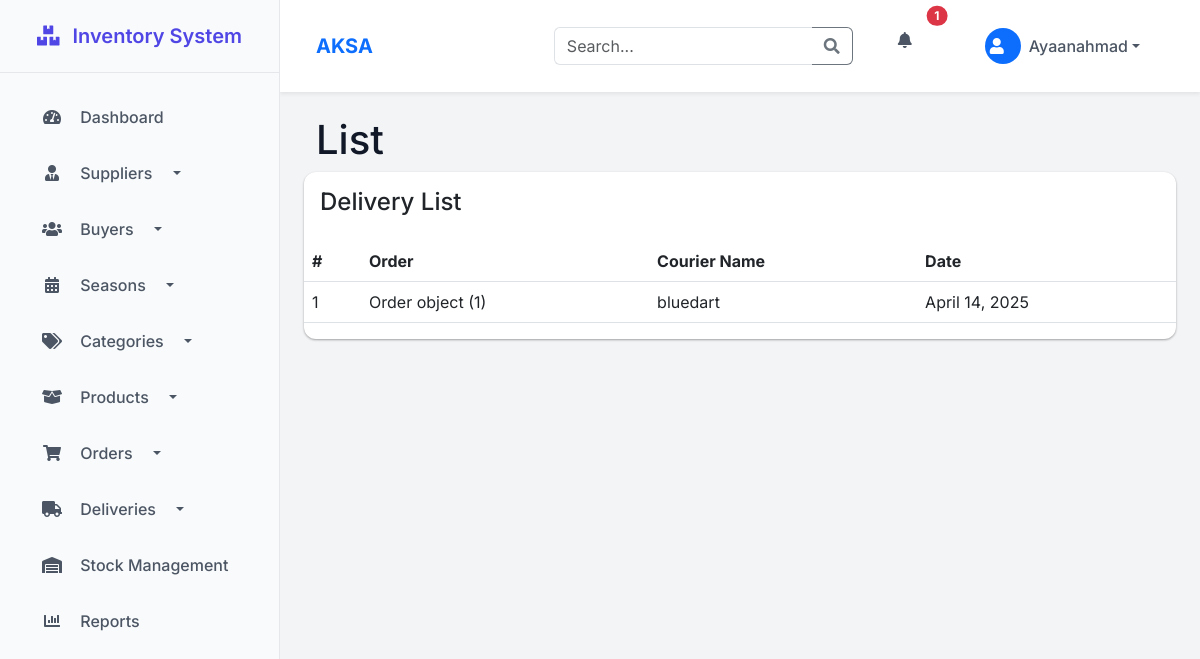
The page /store/delivery-list/ (signed in) on the database its author committed.
### inventory/models.py (models this page shows)
class User(AbstractUser):
    is_buyer = models.BooleanField(default=False)
    is_supplier = models.BooleanField(default=False)
    is_admin = models.BooleanField(default=False)

### store/models.py (models this page shows, shortened)
class Delivery(models.Model):
    order = models.ForeignKey(Order, on_delete=models.CASCADE)
    courier_name = models.CharField(max_length=120)
    created_date = models.DateField(auto_now_add=True)

class Order(models.Model):
    STATUS_CHOICE = (
        ('pending', 'Pending'),
        ('decline', 'Decline'),
        ('complete', 'Complete'),
    )
    supplier = models.ForeignKey(Supplier, on_delete=models.CASCADE)
    product = models.ForeignKey(Product, on_delete=models.CASCADE)
    design = models.CharField(max_length=50)
    color = models.CharField(max_length=50)
    buyer = models.ForeignKey(Buyer, on_delete=models.CASCADE, null=True)
    season = models.ForeignKey(Season, on_delete=models.CASCADE, null=True)
    drop = models.ForeignKey(Drop, on_delete=models.CASCADE, null=True)
    quantity = models.PositiveIntegerField(default=1,verbose_name="Order Quantity",
        help_text="Number of items ordered")
    status = models.CharField(max_length=10, choices=STATUS_CHOICE, default='Pending')
    created_date = models.DateField(auto_now_add=True)
    order_date = models.DateTimeField(default=timezone.now)

### store/views.py (the view)
# urls.py: path('delivery-list/', DeliveryListView.as_view(), name='delivery-list'),
class DeliveryListView(ListView):
    model = Delivery
    template_name = 'store/delivery_list.html'
    context_object_name = 'delivery'

### store/context_processors.py (called while the page is built)
def alerts_context(request):
    if request.user.is_authenticated:
        return {
            'unread_alerts_count': Alert.objects.filter(user=request.user, is_read=False).count(),
            'recent_alerts': Alert.objects.filter(user=request.user).order_by('-created_at')[:5]
        }
    return {}

### templates/store/delivery_list.html (shortened to what this page needs)
{% extends 'base/base.html' %}
{% block breadcrumbs %}
<div class="breadcrumbs">
    <div class="breadcrumbs-inner">
        <div class="row m-0">
            <div class="col-sm-4">
                <div class="page-header float-left">
                    <div class="page-title">
                        <h1>List</h1>
                    </div>
                </div>
            </div>
        </div>
    </div>
</div>
{% endblock breadcrumbs %}
{% block content %}
<div class="row">
    <div class="col-xl-12">
        <div class="card">
            <div class="card-body">
                <h4 class="box-title">Delivery List </h4>
            </div>
            <div class="card-body--">
                <div class="table-stats order-table ov-h">
                    <table class="table ">
                        <thead>
                            <tr>
                                <th class="serial">#</th>
                                <th>Order</th>
                                <th>Courier Name</th>
                                <th>Date</th>
                            </tr>
                        </thead>
                        <tbody>
                            {% if delivery %}
                            {% for delivery in delivery %}
                            <tr>
                                <td class="serial">{{ forloop.counter }}</td>
                                <td>{{ delivery.order }}</td>
                                <td>{{ delivery.courier_name }}</td>
                                <td>{{ delivery.created_date }}</td>
                            </tr>
                            {% endfor %}
                            {% else %}
                                <tr><td>No Delivery Data</td></tr>
                            {% endif %}
                        </tbody>
                    </table>
                </div>
            </div>
        </div>
    </div>
</div>
{% endblock content %}

### templates/base/navbar.html (shortened to what this page needs)
<header class="navbar navbar-expand-lg navbar-light bg-white shadow-sm">
    <div class="container-fluid">
        <a class="navbar-brand fw-bold text-primary">AKSA</a>
        <div class="collapse navbar-collapse">
            <form class="d-flex ms-auto me-3" method="GET" action="{% url 'search' %}">
                <div class="input-group">
                    <input class="form-control border-end-0" type="search" name="q" placeholder="Search..."
                           aria-label="Search" value="{{ request.GET.q }}">
                    <button class="btn btn-outline-secondary border-start-0" type="submit">
                        <i class="fas fa-search"></i>
                    </button>
                </div>
            </form>
            <ul class="navbar-nav">
                <li class="nav-item dropdown me-2">
                    <a class="nav-link position-relative" href="#" id="alertsDropdown" role="button"
                       data-bs-toggle="dropdown" aria-expanded="false">
                        <i class="fas fa-bell text-gray-600"></i>
                        {% if unread_alerts_count > 0 %}
                        <span class="position-absolute top-0 start-100 translate-middle badge rounded-pill bg-danger">
                            {{ unread_alerts_count }}
                        </span>
                        {% endif %}
                    </a>
                </li>
                <li class="nav-item dropdown">
                    <a class="nav-link dropdown-toggle d-flex align-items-center" href="#" id="userDropdown"
                       role="button" data-bs-toggle="dropdown" aria-expanded="false">
                        <div class="avatar avatar-sm me-2">
                            <div class="bg-primary text-white rounded-circle d-flex align-items-center justify-content-center"
                                 style="width: 36px; height: 36px;">
                                <i class="fas fa-user"></i>
                            </div>
                        </div>
                        <span class="d-none d-lg-inline">{{ request.user.username }}</span>
                    </a>
                </li>
            </ul>
        </div>
    </div>
</header>

### templates/base/base.html (style rules this page uses)
:root { --primary: #4f46e5; --primary-hover: #4338ca; --sidebar-bg: #f9fafb; --sidebar-active: #e0e7ff; --header-bg: #ffffff; --card-shadow: 0 1px 3px rgba(0,0,0,0.12), 0 1px 2px rgba(0,0,0,0.24); --transition: all 0.3s cubic-bezier(.25,.8,.25,1); }
body { font-family: 'Inter', sans-serif; background-color: #f3f4f6; color: #111827; }
.nav-link { color: #4b5563; padding: 0.75rem 1.5rem; font-weight: 500; border-radius: 0.5rem; margin: 0.25rem 1rem; transition: var(--transition); }
.nav-link i { width: 24px; text-align: center; margin-right: 12px; }
.navbar { background: var(--header-bg); box-shadow: var(--card-shadow); padding: 0.75rem 1.5rem; }
.navbar-brand { font-weight: 700; color: var(--primary); font-size: 1.25rem; }
.card { border: none; border-radius: 0.75rem; box-shadow: var(--card-shadow); transition: var(--transition); }

### rows shown on the page
User: user.username "Ayaanahmad"
Delivery: order "Order object (1)", courier_name "bluedart", created_date "April 14, 2025"

### other values the page prints
{{ unread_alerts_count }} "1"
